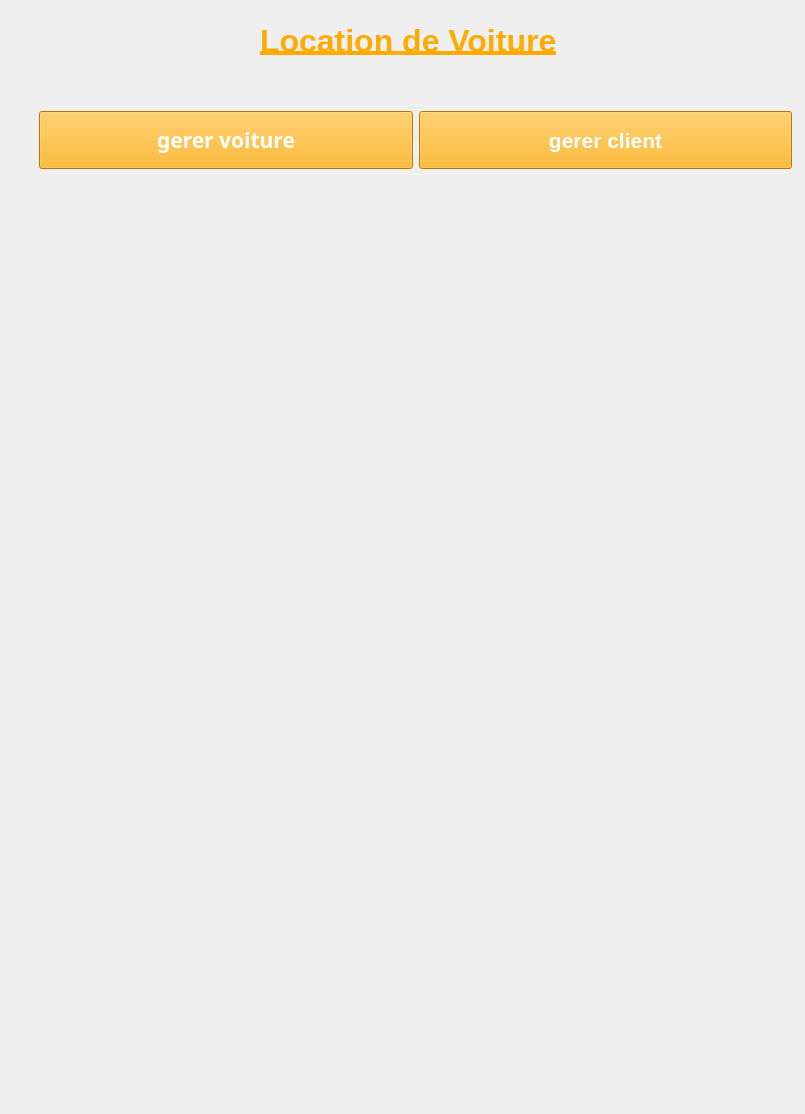
<?xml version="1.0" encoding="UTF-8"?>
<ui version="4.0">
 <class>MainWindow</class>
 <widget class="QMainWindow" name="MainWindow">
  <property name="geometry">
   <rect>
    <x>0</x>
    <y>0</y>
    <width>805</width>
    <height>1114</height>
   </rect>
  </property>
  <property name="windowTitle">
   <string>MainWindow</string>
  </property>
  <property name="styleSheet">
   <string notr="true">QPushButton{
	color: rgb(170, 170, 255);
	background-color: rgb(85, 255, 255);
	background-color: rgb(255, 170, 127);
	background-color: rgb(255, 170, 0);
	height:50px;
}</string>
  </property>
  <widget class="QWidget" name="centralwidget">
   <widget class="QWidget" name="widget" native="true">
    <property name="geometry">
     <rect>
      <x>30</x>
      <y>20</y>
      <width>771</width>
      <height>241</height>
     </rect>
    </property>
    <layout class="QHBoxLayout" name="horizontalLayout">
     <item>
      <widget class="QWidget" name="widget_2" native="true">
       <layout class="QHBoxLayout" name="horizontalLayout_2">
        <item>
         <widget class="QPushButton" name="voitureBtn">
          <property name="font">
           <font>
            <family>Arial Black</family>
            <pointsize>16</pointsize>
            <weight>75</weight>
            <bold>true</bold>
           </font>
          </property>
          <property name="styleSheet">
           <string notr="true">color: rgb(255, 255, 255);</string>
          </property>
          <property name="text">
           <string>gerer voiture</string>
          </property>
         </widget>
        </item>
        <item>
         <widget class="QPushButton" name="clientbtn">
          <property name="font">
           <font>
            <pointsize>16</pointsize>
            <weight>75</weight>
            <bold>true</bold>
           </font>
          </property>
          <property name="styleSheet">
           <string notr="true">color: rgb(255, 255, 255);</string>
          </property>
          <property name="text">
           <string>gerer client</string>
          </property>
         </widget>
        </item>
       </layout>
      </widget>
     </item>
    </layout>
   </widget>
   <widget class="QLabel" name="label">
    <property name="geometry">
     <rect>
      <x>260</x>
      <y>20</y>
      <width>491</width>
      <height>41</height>
     </rect>
    </property>
    <property name="font">
     <font>
      <pointsize>24</pointsize>
      <weight>75</weight>
      <bold>true</bold>
      <underline>true</underline>
     </font>
    </property>
    <property name="styleSheet">
     <string notr="true">color: rgb(255, 170, 0);</string>
    </property>
    <property name="text">
     <string>Location de Voiture</string>
    </property>
   </widget>
   <widget class="QLabel" name="label_2">
    <property name="geometry">
     <rect>
      <x>10</x>
      <y>280</y>
      <width>901</width>
      <height>341</height>
     </rect>
    </property>
    <property name="text">
     <string/>
    </property>
    <property name="pixmap">
     <pixmap>car-rent-logo-design-template-symbol-icon-car-rental-rental-car-logo-car-vector-illustration-157196594.jpg</pixmap>
    </property>
   </widget>
  </widget>
 </widget>
 <resources/>
 <connections/>
</ui>
